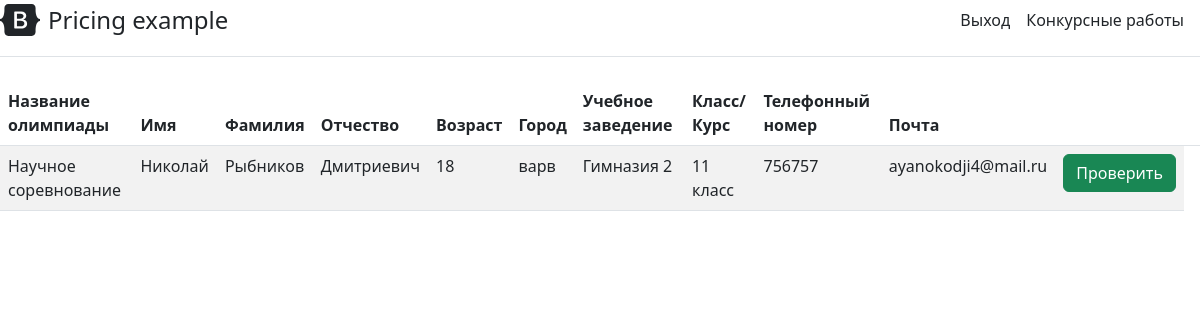
Page /administration/competitive_works (signed in) on the committed database.
### user_data.py (models this page shows, shortened)
class Sent_applications(db.Model):
    id = db.Column(db.Integer, primary_key=True)
    title_olympiad = db.Column(db.String(100), nullable=False)
    name = db.Column(db.String(50), nullable=True)
    surname = db.Column(db.String(50), nullable=True)
    patronymic = db.Column(db.String(50), nullable=True)
    old = db.Column(db.Integer)
    city = db.Column(db.String(100))
    educational_institution = db.Column(db.String(100))
    classe = db.Column(db.String(100))
    phone_number = db.Column(db.String(100))
    email = db.Column(db.String(50), nullable=True)
    approved = db.Column(db.String(100), default="Заявка на рассмотрении")
    __table_args__ = (db.UniqueConstraint('title_olympiad', 'email', name='_title_email_uc'),)

### administration/administration.py (the view)
@administration.route('/competitive_works')
@login_required
def competitive_works():
    if current_user.access_level != 2:
        return redirect(url_for('main_page'))
    application = Science_application.query.order_by().all()
    sent_applications = Sent_applications.query.order_by().all()
    return render_template('administration/competitive_works.html',sent_applications=sent_applications, application=application )

### app.py (called while the page is built)
@login_manager.user_loader
def load_user(user_id):
    return Users.query.get(int(user_id))

### administration/templates/administration/competitive_works.html (shortened to what this page needs)
{% extends 'administration/main_administration.html' %}
{% block body %}
<table class="table table-striped">
    <thead>
        <tr>
            <th>Название олимпиады</th>
            <th>Имя</th>
            <th>Фамилия</th>
            <th>Отчество</th>
            <th>Возраст</th>
            <th>Город</th>
            <th>Учебное заведение</th>
          <th>Класс/Курс</th>
          <th>Телефонный номер</th>
          <th>Почта</th>
          <th></th>
            <th></th>
        </tr>
    </thead>
    <tbody>
    {% for saa in application %}
    {% for sa in sent_applications %}
        {% if "олимпиада" not in sa.title_olympiad.lower() and "олимпиада" not in sa.title_olympiad.lower() %}
    {% if saa.title_olympiad == sa.title_olympiad and saa.email == sa.email %}
            <tr>
                <td>{{ sa.title_olympiad }}</td>
                <td>{{ sa.name }}</td>
                <td>{{ sa.surname }}</td>
                <td>{{ sa.patronymic }}</td>
                <td>{{ sa.old }}</td>
                <td>{{ sa.city }}</td>
                <td>{{ sa.educational_institution }}</td>
                <td>{{ sa.classe }}</td>
                <td>{{ sa.phone_number }}</td>
                <td>{{ sa.email }}</td>
                <td><a href="/administration/competitive_works/{{ saa.id }}" class="btn btn-success">Проверить</a></td>
            </tr>
        {% endif %}
    {% endif %}
    {% endfor %}
    {% endfor %}
    </tbody>
</table>
{% endblock %}

### rows in the picture
Sent_applications: title_olympiad "Научное соревнование", name "Николай", surname "Рыбников", patronymic "Дмитриевич", old "18", city "варв", educational_institution "Гимназия 2", classe "11 класс", phone_number "756757", email "ayanokodji4@mail.ru"
